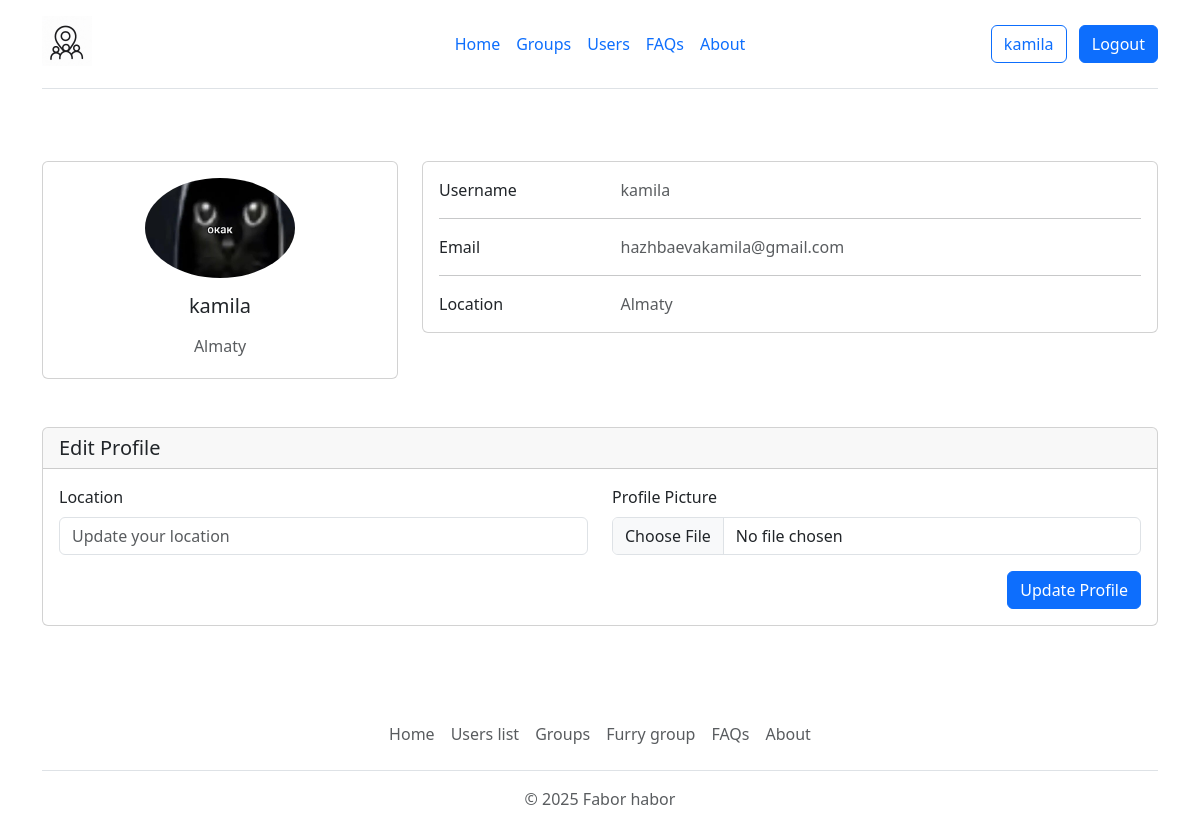
Page /account (signed in) on the committed database.
### app.py (models this page shows, shortened)
class User(db.Model):
    id = db.Column(db.Integer, primary_key=True)
    username = db.Column(db.String(20), unique=True, nullable=False)
    email = db.Column(db.String(256), unique=True, nullable=False)
    location = db.Column(db.String(20))
    image_profile = db.Column(db.String(20), nullable=False, default='default.jpg')
    password = db.Column(db.String(60), nullable=False)
    date_created = db.Column(db.DateTime, nullable=False, default=datetime.utcnow)
    posts = db.relationship('Post', backref='author', lazy=True)
    groups_admin = db.relationship('Group', backref='admin', lazy=True)

### app.py (the view, shortened to what this page needs)
@app.route('/account', methods=['GET', 'POST'])
def account():
    if 'user_id' not in session:
        return redirect(url_for('login'))
    form = UpdateAccountForm()
    user = User.query.get(session['user_id'])
    if user:
        return render_template('account.html', user=user, form=form)
    return redirect(url_for('login'))

### app.py (shortened to what this page needs)
@app.route('/account', methods=['GET', 'POST'])
class UpdateAccountForm(FlaskForm):
    location = StringField('Location')
    image_profile = FileField('Profile Picture', validators=[
        FileAllowed(['jpg', 'png', 'jpeg', 'gif'], 'Images only!')
    ])

### templates/account.html (shortened to what this page needs)
{% extends 'base.html' %}
{% block content %}
<div class="container py-5">
    <div class="row">
        <div class="col-lg-4">
            <div class="card mb-4">
                <div class="card-body text-center">
                    <img src="/static/user_images/{{ user.image_profile }}" alt="avatar"
                         class="rounded-circle img-fluid" style="width: 150px;">
                    <h5 class="my-3">{{ user.username }}</h5>
                    <p class="text-muted mb-1">{{ user.location if user.location else 'No location set' }}</p>
                </div>
            </div>
        </div>
        <div class="col-lg-8">
            <div class="card mb-4">
                <div class="card-body">
                    <div class="row">
                        <div class="col-sm-3">
                            <p class="mb-0">Username</p>
                        </div>
                        <div class="col-sm-9">
                            <p class="text-muted mb-0">{{ user.username }}</p>
                        </div>
                    </div>
                    <hr>
                    <div class="row">
                        <div class="col-sm-3">
                            <p class="mb-0">Email</p>
                        </div>
                        <div class="col-sm-9">
                            <p class="text-muted mb-0">{{ user.email }}</p>
                        </div>
                    </div>
                    <hr>
                    <div class="row">
                        <div class="col-sm-3">
                            <p class="mb-0">Location</p>
                        </div>
                        <div class="col-sm-9">
                            <p class="text-muted mb-0">{{ user.location if user.location else 'No location set' }}</p>
                        </div>
                    </div>
                </div>
            </div>
        </div>
    </div>
    <div class="row mt-4">
        <div class="col-12">
            <div class="card">
                <div class="card-header">
                    <h5 class="mb-0">Edit Profile</h5>
                </div>
                <div class="card-body">
                    <form method="post" enctype="multipart/form-data">
                        <div class="row">
                            <div class="col-md-6">
                                <div class="mb-3">
                                    {{ form.location.label(class="form-label") }}
                                    {{ form.location(class="form-control", placeholder="Update your location") }}
                                </div>
                            </div>
                            <div class="col-md-6">
                                <div class="mb-3">
                                    {{ form.image_profile.label(class="form-label") }}
                                    {{ form.image_profile(class="form-control") }}
                                </div>
                            </div>
                        </div>
                        <div class="text-end">
                            <button type="submit" class="btn btn-primary">Update Profile</button>
                        </div>
                    </form>
                </div>
            </div>
        </div>
    </div>
</div>
{% include 'footer.html'%}
{% endblock %}

### templates/header.html (shortened to what this page needs)
{% extends 'base.html' %}
{% block header %}
<div class="container">
    <header class="d-flex flex-wrap align-items-center justify-content-center justify-content-md-between py-3 mb-4 border-bottom">
      <div class="col-md-3 mb-2 mb-md-0">
        <a href="{{ url_for('index') }}" class="d-inline-flex link-body-emphasis text-decoration-none">
          <img src="/static/logo.jpg" class="bi" width="50" height="50" role="img" aria-label="Bootstrap"></img>
        </a>
      </div>
      <ul class="nav col-12 col-md-auto mb-2 justify-content-center mb-md-0">
        <li><a href="{{ url_for('index') }}" class="nav-link px-2 {% if request.endpoint == "index" %} link-secondary {% endif %}">Home</a></li>
        <li><a href="{{ url_for('groups') }}" class="nav-link px-2{% if request.endpoint == "groups" %} link-secondary {% endif %}">Groups</a></li>
        <li><a href="{{ url_for('users') }}" class="nav-link px-2{% if request.endpoint == "users" %} link-secondary {% endif %}">Users</a></li>
        <li><a href="{{ url_for('routes.faq') }}" class="nav-link px-2{% if request.endpoint == "routes.faq" %} link-secondary {% endif %}">FAQs</a></li>
        <li><a href="{{ url_for('about') }}" class="nav-link px-2{% if request.endpoint == "about" %} link-secondary {% endif %}">About</a></li>
      </ul>
      <div class="col-md-3 text-end">
        {% if session.get ('user_id') %}
        <a href="{{ url_for('account') }}" class="btn btn-outline-primary me-2">{{session.get('username')}}</a>
        <a href="{{ url_for('logout') }}" class="btn btn-primary">Logout</a>
        {% else %}
        <a href="{{ url_for('login') }}" class="btn btn-outline-primary me-2">Login</a>
        <a href="{{ url_for('signup') }}" class="btn btn-primary">Sign-up</a>
        {% endif %}
      </div>
    </header>
</div>
{% endblock %}

### rows in the picture
User: get "kamila", image_profile (picture), username "kamila", location "Almaty", email "hazhbaevakamila@gmail.com"
